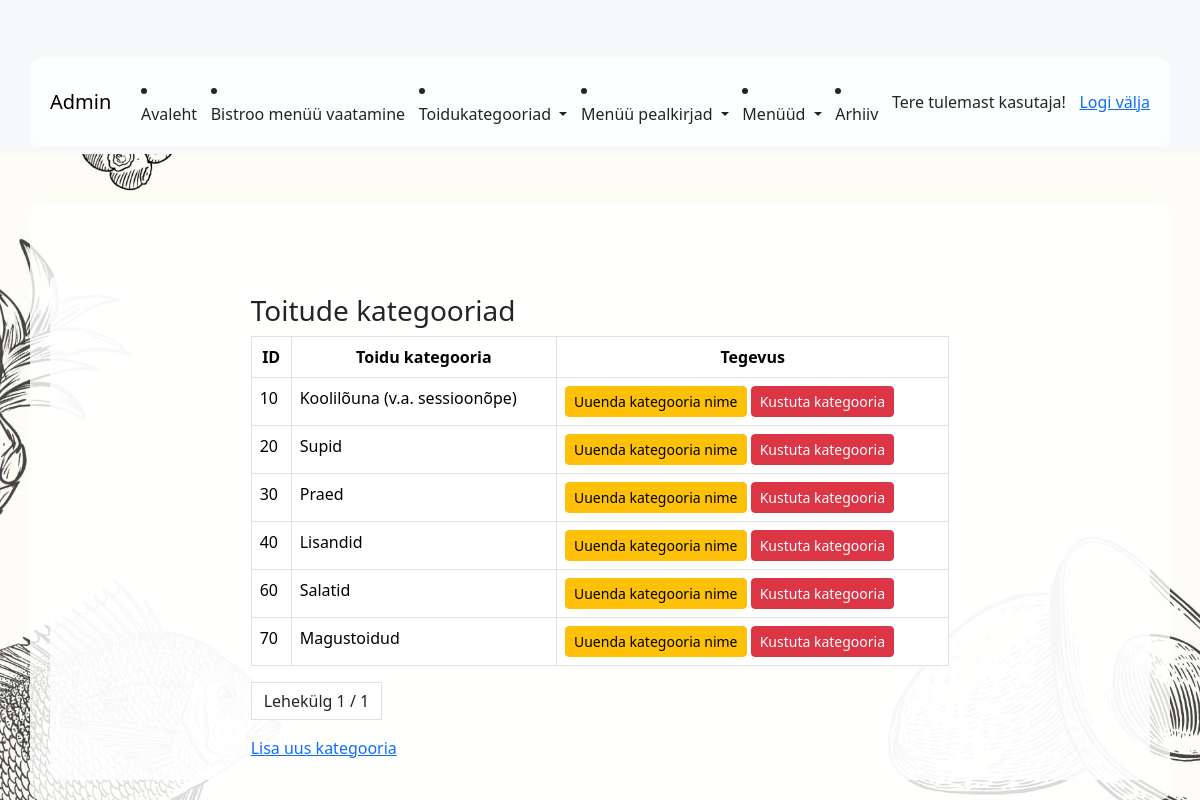
Page /app_admin/category_list/ (signed in) on the committed database.
### app_admin/models.py (models this page shows, shortened)
class Category(models.Model):
    number = models.PositiveIntegerField(verbose_name="Number")
    name = models.CharField(max_length=255, unique=True, verbose_name="Kategooria nimetus")

### app_admin/views.py (the view)
# urls.py: path('category_list/', views.CategoryListView.as_view(), name= 'category_list'),
class CategoryListView(ListView):
    template_name = 'app_admin/category_list.html'
    model = Category
    queryset = Category.objects.order_by('number')
    context_object_name = 'categories'
    paginate_by = 10

### app_admin/templates/app_admin/category_list.html (shortened to what this page needs)
{% extends 'base_admin.html' %}
{% block content %}
	<div class="container">
    <div class="row">
        <div class=" col-8 mx-auto">
            <h3>Toitude kategooriad</h3>
            <table class="table table-bordered table-hover">
                <thead>
                <tr class="text-center">
                     <th>ID</th>
                    <th>Toidu kategooria</th>
                    <th>Tegevus</th>
                </tr>
                </thead>
                <tbody>
                {% for category in categories %}
                	<tr>
                        {% if user.is_authenticated %}
                    <td>{{ category.number }} </td>
                    <td>{{ category.name }}</td>
                    <td class="text/center">
                        <a href="{% url 'app_admin:category_update' pk=category.id %}" class="btn btn-warning btn-sm">Uuenda kategooria nime</a>
                        <a href="{% url 'app_admin:category_delete' pk=category.id %}" class="btn btn-danger btn-sm">Kustuta kategooria</a>
                        {% endif %}
                    </td>
                    </tr>
                {% endfor %}
                </tbody>
            </table>
        <ul class="pagination">
        <li class="page-link text-dark">
            Lehekülg {{ page_obj.number }} / {{ page_obj.paginator.num_pages }}
        </li>
  </ul>
            <a href="{% url 'app_admin:category_create' %}">Lisa uus kategooria</a>
        </div>
    </div>
    </div>
{% endblock %}

### templates/menu_admin.html (shortened to what this page needs)
<nav class="navbar navbar-expand-lg navbar-light bg-light">
  <div class="container">
    {% if user.is_authenticated %}
      <a class="navbar-brand" href="http://127.0.0.1:8000/admin/"> Admin </a>
        <li class="nav-item">
        <a class="nav-link" href="{% url "app_admin:index" %}" >Avaleht</a>
        </li>
        <li class="nav-item">
        <a class="nav-link" href="{% url "app_public:index" %}" >Bistroo menüü vaatamine</a>
        </li>
              <li class="nav-item dropdown">
          <a class="nav-link dropdown-toggle" href="#" role="button" data-bs-toggle="dropdown" aria-expanded="false">
                Toidukategooriad
          </a>
        </li>
              <li class="nav-item dropdown">
          <a class="nav-link dropdown-toggle" href="#" role="button"  data-bs-toggle="dropdown" aria-expanded="false">
               Menüü pealkirjad
          </a>
        </li>
        <li class="nav-item dropdown">
          <a class="nav-link dropdown-toggle" href="#" role="button"  data-bs-toggle="dropdown" aria-expanded="false">
               Menüüd
          </a>
        </li>
         <li class="nav-item">
    <a class="nav-link" href="{% url 'app_admin:archive_page' %}">Arhiiv</a>
  </li>
    <span class="nav-link">Tere tulemast {{ user.username }}! </span>
    <span id="logout-link" class="nav-link alert-info"><a href="#">Logi välja </a></span>
{% else %}
    <span class="nav-link">Kui sa soovid menüüd muuta, siis sa pead sisse logima! <a href="{% url 'login' %}">Logi sisse</a></span>
{% endif %}
    </div>
</nav>

### rows in the picture
Category: number "10", name "Koolilõuna (v.a. sessioonõpe)"
Category: number "20", name "Supid"
Category: number "30", name "Praed"
Category: number "40", name "Lisandid"
Category: number "60", name "Salatid"
Category: number "70", name "Magustoidud"

### other values in the picture
{{ user.username }} "kasutaja"
{{ page_obj.number }} "1"
{{ page_obj.paginator.num_pages }} "1"
